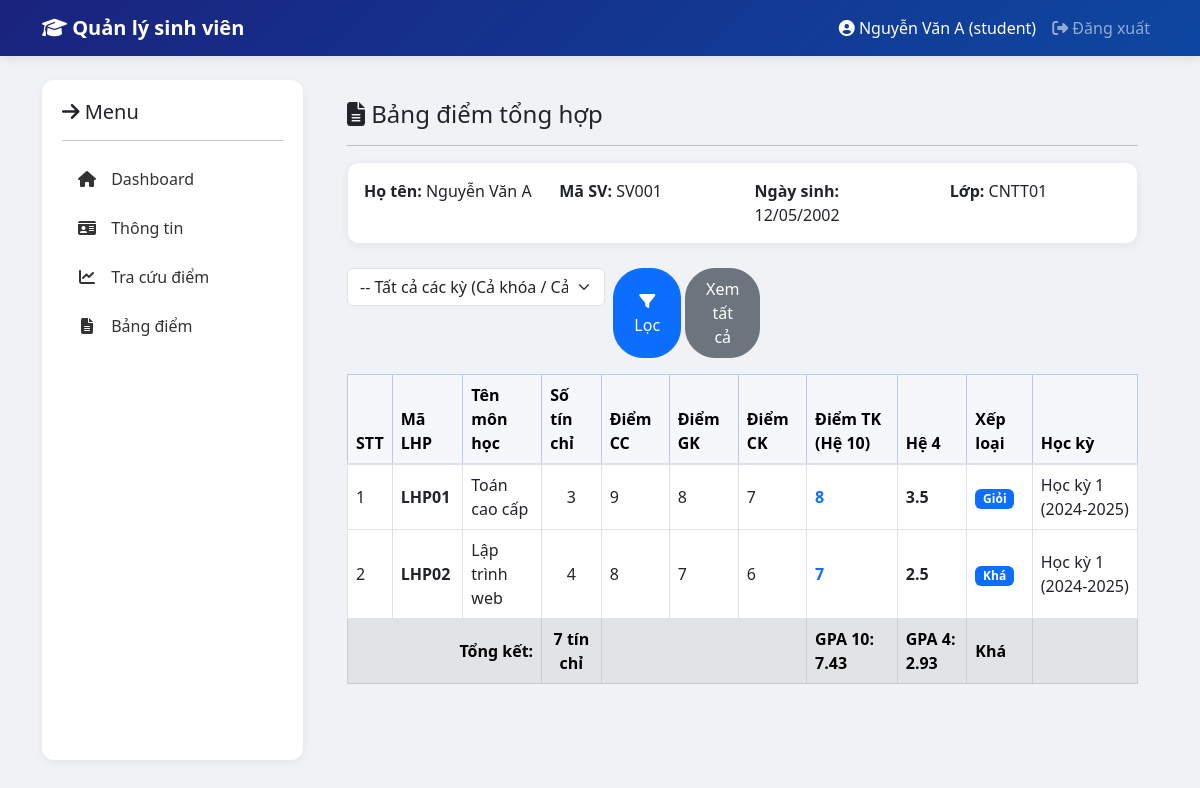
The app's page /student/transcript (signed in), older data.
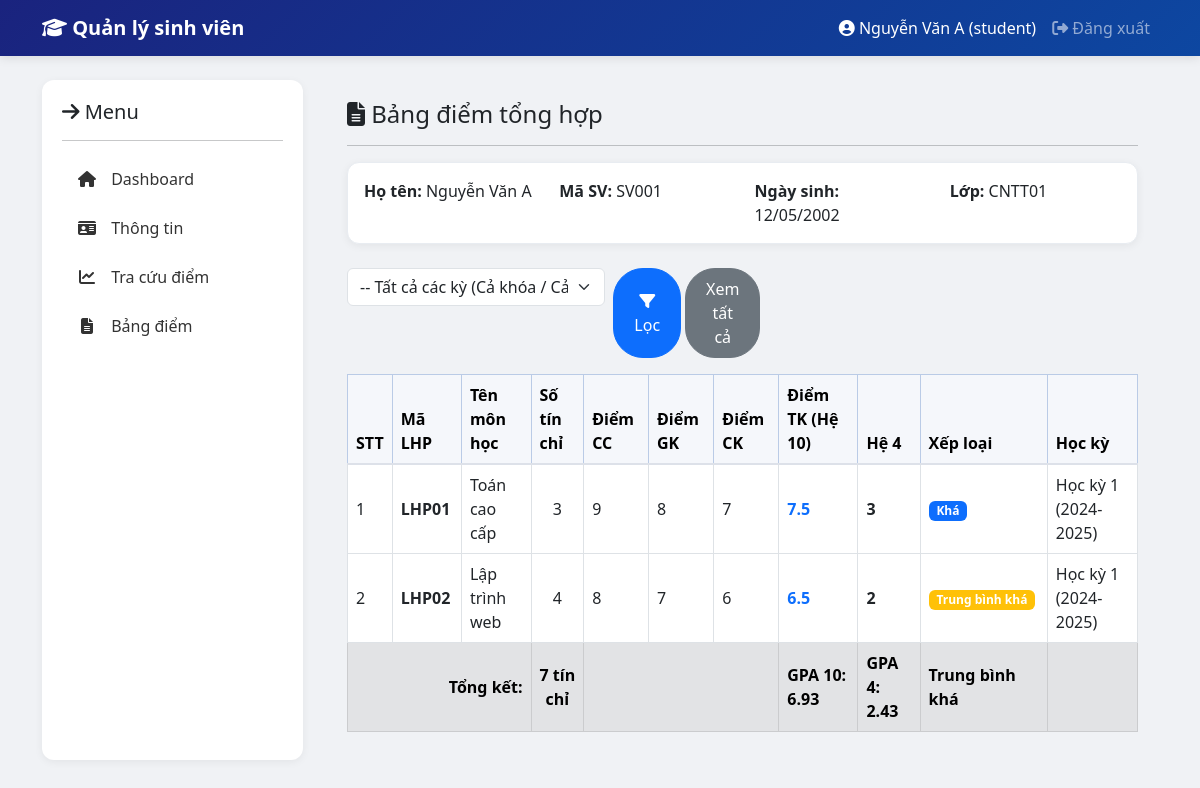
The same page, newer data.
### tables this page shows
CREATE TABLE KetQua (
    MaSV VARCHAR(20),
    MaLHP VARCHAR(20),
    DiemChuyenCan FLOAT DEFAULT 0,
    DiemGiuaKy FLOAT DEFAULT 0,
    DiemCuoiKy FLOAT DEFAULT 0,
    DiemTongKet FLOAT DEFAULT 0,
    PRIMARY KEY (MaSV, MaLHP),
    FOREIGN KEY (MaSV) REFERENCES SinhVien(MaSV),
    FOREIGN KEY (MaLHP) REFERENCES LopHocPhan(MaLHP)
);

CREATE TABLE MonHoc (
    MaMH VARCHAR(20) PRIMARY KEY,
    TenMH VARCHAR(100) NOT NULL,
    SoTinChi INT NOT NULL
);

### controllers/StudentController.php (called while the page is built, shortened)
<?php
require_once __DIR__ . '/../models/Ketqua.php';
require_once __DIR__ . '/../models/LopHocPhan.php';
require_once __DIR__ . '/../models/MonHoc.php';
require_once __DIR__ . '/../models/Hocky.php';
class StudentController {
    private $sinhVienModel;
    private $ketQuaModel;
    private $lopHocPhanModel;
    private $monHocModel;
    private $hocKyModel;
    public function __construct($pdo) {
        $this->sinhVienModel = new SinhVien($pdo);
        $this->ketQuaModel = new KetQua($pdo);
        $this->lopHocPhanModel = new LopHocPhan($pdo);
        $this->monHocModel = new MonHoc($pdo);
        $this->hocKyModel = new HocKy($pdo);
    }
    public function getTranscript() {
        $maSV = $_SESSION['user']['maSV'];
        $sinhVien = $this->sinhVienModel->getById($maSV);
        $maHKFilter = $_GET['MaHK'] ?? null;
        $ketQuaList = $this->ketQuaModel->getByStudent($maSV);
        $transcriptData = [];
        foreach ($ketQuaList as $kq) {
            $lopHocPhan = $this->lopHocPhanModel->getById($kq['MaLHP']);
            $monHoc = $this->monHocModel->getById($lopHocPhan['MaMH']);
            $hocKy = $this->hocKyModel->getById($lopHocPhan['MaHK']);
            $diemTK = $kq['DiemTongKet'];
            $transcriptData[] = [
                'MaLHP'         => $kq['MaLHP'],
                'TenMH'         => $monHoc['TenMH'] ?? 'N/A',
                'SoTinChi'      => $monHoc['SoTinChi'] ?? 0,
                'DiemChuyenCan' => $kq['DiemChuyenCan'],
                'DiemGiuaKy'    => $kq['DiemGiuaKy'],
                'DiemCuoiKy'    => $kq['DiemCuoiKy'],
                'DiemTongKet'   => $diemTK,
                'DiemHe4'       => KetQua::toHe4($diemTK),
                'XepLoai'       => KetQua::xepLoai($diemTK),
                'MaHK'          => $lopHocPhan['MaHK'] ?? '',
                'hocKy'         => $hocKy['TenHK'] ?? 'N/A',
                'NamHoc'        => $hocKy['NamHoc'] ?? 'N/A'
            ];
        }
        $totalCredits = 0;
        $totalScore10 = 0;
        $totalScore4  = 0;
        foreach ($transcriptData as $item) {
            $tc = $item['SoTinChi'];
            $totalCredits += $tc;
            $totalScore10 += $item['DiemTongKet'] * $tc;
            $totalScore4  += $item['DiemHe4'] * $tc;
        }
        $gpa10 = $totalCredits > 0 ? round($totalScore10 / $totalCredits, 2) : 0;
        $gpa4  = $totalCredits > 0 ? round($totalScore4  / $totalCredits, 2) : 0;
        $hocKyList = $this->hocKyModel->getAll();
        render('student/transcript', [
            'user'           => $_SESSION['user'],
            'sinhVien'       => $sinhVien,
            'transcriptData' => $transcriptData,
            'gpa10'          => $gpa10,
            'gpa4'           => $gpa4,
            'totalCredits'   => $totalCredits,
            'hocKyList'      => $hocKyList,
            'filterMaHK'     => $maHKFilter ?? ''
        ]);
    }
}
?>

### public/index.php (called while the page is built, shortened)
<?php
require_once __DIR__ . '/../routes/index.php';
?>

### models/Ketqua.php (called while the page is built, shortened)
<?php
class KetQua {
    private $db;
    public function __construct($pdo) {
        $this->db = $pdo;
    }
    public function getByStudent($maSV) {
        $stmt = $this->db->prepare("
            SELECT kq.*, mh.TenMH, mh.SoTinChi, lhp.MaMH, lhp.MaHK
            FROM KetQua kq
            JOIN LopHocPhan lhp ON kq.MaLHP = lhp.MaLHP
            JOIN MonHoc mh ON lhp.MaMH = mh.MaMH
            WHERE kq.MaSV = ?
        ");
        $stmt->execute([$maSV]);
        return $stmt->fetchAll();
    }
    public static function toHe4($diem10) {
        if ($diem10 >= 8.0) return 3.5;
        if ($diem10 >= 7.5) return 3.0;
        if ($diem10 >= 7.0) return 2.5;
        if ($diem10 >= 6.5) return 2.0;
        return 0.0;
    }
    public static function xepLoai($diem10) {
        if ($diem10 >= 8.0) return 'Giỏi';
        if ($diem10 >= 7.0) return 'Khá';
        if ($diem10 >= 6.0) return 'Trung bình khá';
        return 'Yếu/Kém';
    }
}
?>

### models/LopHocPhan.php (called while the page is built, shortened)
<?php
class LopHocPhan {
    private $db;
    public function __construct($pdo) {
        $this->db = $pdo;
    }
    public function getById($maLHP) {
        $stmt = $this->db->prepare("SELECT * FROM LopHocPhan WHERE MaLHP = ?");
        $stmt->execute([$maLHP]);
        return $stmt->fetch();
    }
}
?>

### models/MonHoc.php (called while the page is built, shortened)
<?php
class MonHoc {
    private $db;
    public function __construct($pdo) {
        $this->db = $pdo;
    }
    public function getById($maMH) {
        $stmt = $this->db->prepare("SELECT * FROM MonHoc WHERE MaMH = ?");
        $stmt->execute([$maMH]);
        return $stmt->fetch();
    }
}
?>

### models/Hocky.php (called while the page is built, shortened)
<?php
class HocKy {
    private $db;
    public function __construct($pdo) {
        $this->db = $pdo;
    }
    public function getById($maHK) {
        $stmt = $this->db->prepare("SELECT * FROM HocKy WHERE MaHK = ?");
        $stmt->execute([$maHK]);
        return $stmt->fetch();
    }
}
?>

### views/student/transcript.php (the view, shortened to what the changed rows need)
<div class="table-responsive">
    <table class="table table-bordered align-middle">
        <thead class="table-primary">
            <tr>
                <th>STT</th>
                <th>Mã LHP</th>
                <th>Tên môn học</th>
                <th>Số tín chỉ</th>
                <th>Điểm CC</th>
                <th>Điểm GK</th>
                <th>Điểm CK</th>
                <th>Điểm TK (Hệ 10)</th>
                <th>Hệ 4</th>
                <th>Xếp loại</th>
                <th>Học kỳ</th>
            </tr>
        </thead>
        <tbody>
            <?php $i = 0; foreach ($transcriptData as $item): $i++; ?>
            <?php
                $bg = match(true) {
                    $item['DiemTongKet'] >= 9 => 'success',
                    $item['DiemTongKet'] >= 7 => 'primary',
                    $item['DiemTongKet'] >= 5 => 'warning',
                    default => 'danger'
                };
            ?>
            <tr>
                <td><?= $i ?></td>
                <td><strong><?= htmlspecialchars($item['MaLHP']) ?></strong></td>
                <td><?= htmlspecialchars($item['TenMH']) ?></td>
                <td class="text-center"><?= htmlspecialchars($item['SoTinChi']) ?></td>
                <td><?= $item['DiemChuyenCan'] ?></td>
                <td><?= $item['DiemGiuaKy'] ?></td>
                <td><?= $item['DiemCuoiKy'] ?></td>
                <td><strong class="text-primary"><?= $item['DiemTongKet'] ?></strong></td>
                <td><strong><?= $item['DiemHe4'] ?></strong></td>
                <td><span class="badge bg-<?= $bg ?>"><?= $item['XepLoai'] ?></span></td>
                <td><?= htmlspecialchars($item['hocKy']) ?> (<?= htmlspecialchars($item['NamHoc']) ?>)</td>
            </tr>
            <?php endforeach; ?>
        </tbody>
        <tfoot class="table-secondary">
            <tr>
                <td><strong>GPA 10: <?= $gpa10 ?></strong></td>
                <td><strong>GPA 4: <?= $gpa4 ?></strong></td>
                <td><strong><?= KetQua::xepLoai($gpa10) ?></strong></td>
            </tr>
        </tfoot>
    </table>
</div>

Row changes from the older to the newer data that the page shows:
changed ketqua "LHP01": DiemTongKet "8" → "7.5"; monhoc.SoTinChi "3.5" → "3"; XepLoai "Giỏi" → "Khá"
changed ketqua "LHP02": DiemTongKet "7" → "6.5"; DiemHe4 "2.5" → "2"; XepLoai "Khá" → "Trung bình khá"
Text that changed along with them:
$gpa10: "7.43" → "6.93"
$gpa4: "2.93" → "2.43"
KetQua::xepLoai($gpa10): "Khá" → "Trung bình khá"
